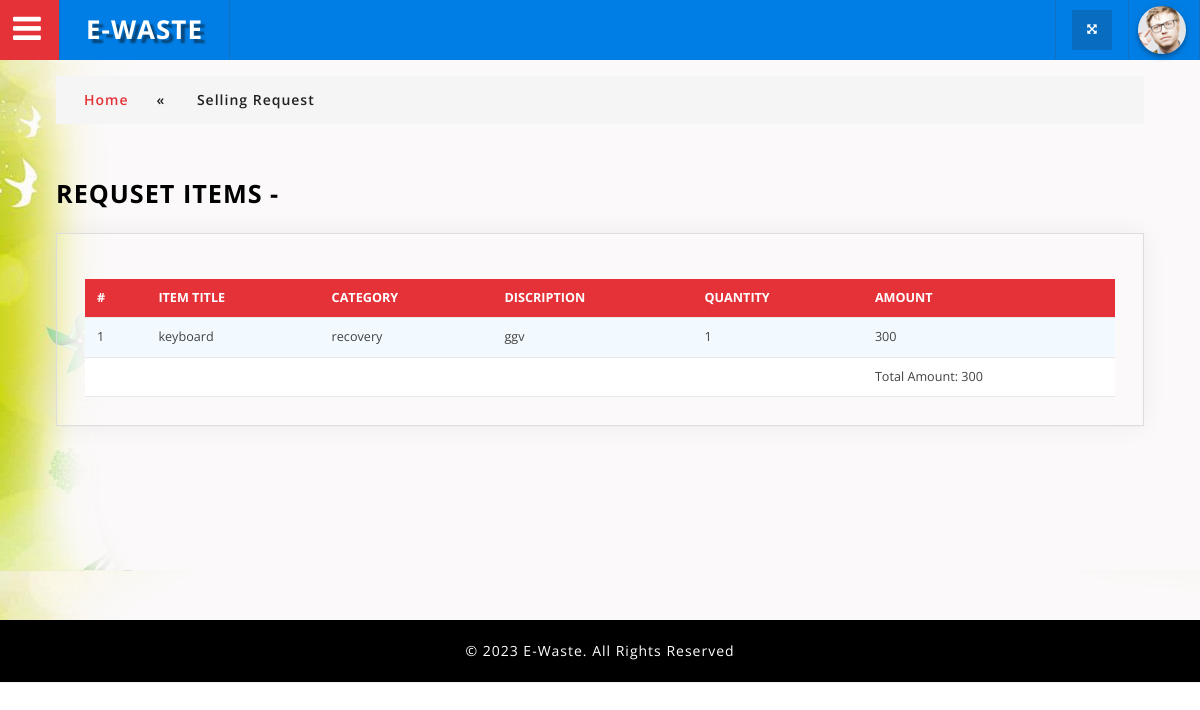
The app's page /company/report_item_view.php?id=30 (signed in) with its own data.
### tables this page shows
CREATE TABLE IF NOT EXISTS `request_items` (
  `req_item_id` int NOT NULL AUTO_INCREMENT,
  `req_id` int NOT NULL,
  `item_title` varchar(70) NOT NULL,
  `e_cat_id` int NOT NULL,
  `description` varchar(100) NOT NULL,
  `qty` int NOT NULL,
  `amount` int NOT NULL,
  PRIMARY KEY (`req_item_id`)
);

CREATE TABLE IF NOT EXISTS `ewaste_category` (
  `catid` int NOT NULL AUTO_INCREMENT,
  `catname` varchar(60) NOT NULL,
  `price` varchar(50) NOT NULL,
  PRIMARY KEY (`catid`)
);

### connectionclass.php (called while the page is built, shortened)
<?php
class Connectionclass
{
	public $db = null;
 public function open()
  {
    $dbname ="ewaste1";
  	 $this->db = mysqli_connect("localhost","root","","$dbname") or die('Error connecting to MySQL server.');
  }
  public function GetTable($qry)
 {
 	try
	{
		$result=mysqli_query($this->db,$qry);
		if($result)
		{
			$data = array();
			while ($row = mysqli_fetch_assoc($result))
			{
				$data[] = $row;
			}
			return $data;
		}
		else
			throw new Exception(mysqli_error($this->db));
	}
	catch(Exception $e)
	{
		return $e->getMessage();
	}
 }
}
?>

### company/report_item_view.php (the view, shortened to what this page needs)
<?php
require_once('header.php');
require_once('../ConnectionClass.php');
$obj=new connectionclass();
 $id=$_GET['id'];
 echo $qry1="select * from request_items inner join ewaste_category on request_items.e_cat_id=ewaste_category.catid where req_id='$id'";
$result=$obj->GetTable($qry1);
?>
				<div class="inner_content" style="background-image: url(images/home1.png);">
						<div class="w3l_agileits_breadcrumbs">
							<div class="w3l_agileits_breadcrumbs_inner">
								<ul>
									<li><a href="index.php">Home</a><span>«</span></li>
									<li>Selling Request</li>
								</ul>
							</div>
						</div>
					<div class="inner_content_w3_agile_info two_in">
					  <h2 class="w3_inner_tittle">Requset items - <?php
					  ?></h2>
									<div class="agile-tables">
										<div class="w3l-table-info agile_info_shadow">
											<table id="table">
											<thead>
											  <tr>
											  	<th>#</th>
												<th>item title</th>
												<th>category</th>
												<th>discription</th>
												<th>quantity</th>
												<th>amount</th>
											  </tr>
											</thead>
											<tbody>
												<?php
												$i=0;
                                                $totalAmount = 0;
												foreach ($result as $r)
												{
													$i++;
													?>
											  <tr>
												<td><?php echo $i;?></td>
												<td><?php echo $r["item_title"];?></td>
												<td><?php echo $r["catname"];?></td>
												<td><?php echo $r["description"];?></td>
												<td><?php echo $r["qty"];?></td>
												<td><?php echo $r["amount"];?></td>
											 <?php
                                              $totalAmount = $totalAmount + ($r["amount"] * $r['qty'] );
												}
											?>
                                            <tr>
                                                <td></td><td></td><td></td><td></td><td></td><td> Total Amount: <?php echo $totalAmount; ?></td>
                                            </tr>
											</tbody>
										  </table>
								</div>
						</div>
				    </div>
				</div>
<?php
require_once('footer.php');
?>

### company/css/table-style.css (style rules this page uses)
table { background: white; border-collapse: collapse; margin: 1.25em 0 0; width: 100%; }
table tr, table th, table td { border: none; border-bottom: 1px solid #e8e8e8; font-size: .95em; }
table th, table td { padding: 10px 12px; text-align: left; }
table th { background: #e53238; color: #fff; text-transform: uppercase; }
table tr td { background: #f3faff; color: #424242; }
table tr:nth-of-type(2n+2) td { background: #ffffff; }
table { width: 100%; }

### company/css/component.css (style rules this page uses)
*, *:after, *::before { -webkit-box-sizing: border-box; -moz-box-sizing: border-box; box-sizing: border-box; }

### company/css/style.css (style rules this page uses)
body { margin:0; padding:0; background:#fff; font-family: 'Open Sans', sans-serif; }
h1,h2,h3,h4,h5,h6 { margin:0; font-family: 'Open Sans', sans-serif; }
ul { margin:0; padding:0; }
p,ul,ol { font-size:14px; }
input[type="submit"],a,.nbs-flexisel-nav-left,.nbs-flexisel-nav-right { transition:.5s ease-in; -webkit-transition:.5s ease-in; -moz-transition:.5s ease-in; -o-transition:.5s ease-in; -ms-transition:.5s ease-in; }
.inner_content { padding: 4em 4em; min-height: 600px; }
.agile_info_shadow { padding: 1em; box-shadow: 0 0px 24px 0 rgba(0, 0, 0, 0.06), 0 1px 0px 0 rgba(0, 0, 0, 0.02); -webkit-box-shadow: 0 0px 24px 0 rgba(0, 0, 0, 0.06), 0 1px 0px 0 rgba(0, 0, 0, 0.02); -moz-box-shadow: 0 0px 24px 0 rgba(0, 0, 0, 0.06), 0 1px 0px 0 rgba(0, 0, 0, 0.02); -o-box-shadow:0 0px 24px 0 rgba(0, 0, 0, 0.06), 0 1px 0px 0 rgba(0, 0, 0, 0.02); border: 1px solid #ddd; }
.inner_content_w3_agile_info { margin-top:4.5em; }
.inner_content_w3_agile_info.two_in { margin-top: 4em; }
.w3l_agileits_breadcrumbs { padding:1em 0; background:#f5f5f5; }
.w3l_agileits_breadcrumbs ul li { display:inline-block; color:#212121; font-weight:600; font-family: 'Open Sans', sans-serif; letter-spacing:1px; }
.w3l_agileits_breadcrumbs ul li a { color: #e53238; text-decoration:none; font-family: 'Open Sans', sans-serif; }
.w3l_agileits_breadcrumbs ul li span { padding:0 2em; }
.w3l_agileits_breadcrumbs_inner { padding: 0 2em; }
h2.w3_inner_tittle { text-transform: uppercase; color: #000; margin: 0.5em 0 1em 0; font-weight: 700; font-size: 1.8em; letter-spacing: 1px; }
.sub_agile_btn.agile_info_shadow,.agile-validation.agile_info_shadow ,.w3l-table-info.agile_info_shadow,.page_w3ls_cal,.agile_info_icons_wthree { padding: 2em; }
.w3l-table-info.agile_info_shadow { margin-bottom: 2em; }

### records on screen
request_items: item_title "keyboard", ewaste_category.catname "recovery", description "ggv", qty "1", amount "300"

### other values on screen
$totalAmount "300"
